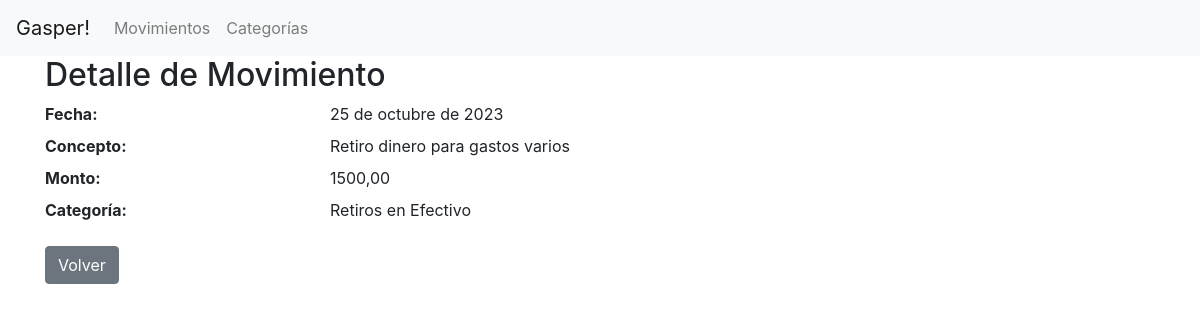
The app's page /app/movimientos/detalle/8/ with its own data.
### app/models.py (models this page shows, shortened)
class Movimiento(models.Model):
    fecha = models.DateField()
    concepto = models.CharField(max_length=200)
    monto = models.DecimalField(max_digits=10, decimal_places=2)
    categoria = models.ForeignKey(Categoria, on_delete=models.CASCADE)

class Categoria(models.Model):
    INGRESO = "I"
    EGRESO = "E"
    TIPO_CHOICES = [
        (INGRESO, "Ingreso"),
        (EGRESO, "Egreso"),
    ]
    nombre = models.CharField(max_length=100)
    tipo = models.CharField(max_length=1, choices=TIPO_CHOICES)
    categoria_padre = models.ForeignKey(
        "self", null=True, blank=True, on_delete=models.CASCADE
    )
    nivel_importancia = models.IntegerField(default=1)
    total = models.DecimalField(max_digits=10, decimal_places=2, default=0.00)
    def __str__(self):
        return self.nombre

### app/views.py (the view)
class DetalleMovimientoView(DetailView):
    model = Movimiento
    template_name = "app/detalle_movimiento.html"

### app/templates/app/detalle_movimiento.html
{% extends "app/base.html" %} {% block content %}
<h2>Detalle de Movimiento</h2>
<dl class="row">
  <dt class="col-sm-3">Fecha:</dt>
  <dd class="col-sm-9">{{ object.fecha }}</dd>
  <dt class="col-sm-3">Concepto:</dt>
  <dd class="col-sm-9">{{ object.concepto }}</dd>
  <dt class="col-sm-3">Monto:</dt>
  <dd class="col-sm-9">{{ object.monto }}</dd>
  <dt class="col-sm-3">Categoría:</dt>
  <dd class="col-sm-9">{{ object.categoria }}</dd>
</dl>
<a href="{% url 'app:ver_movimientos' %}" class="btn btn-secondary">Volver</a>
{% endblock %}

### records on screen
Movimiento: fecha "25 de octubre de 2023", concepto "Retiro dinero para gastos varios", monto "1500,00", categoria "Retiros en Efectivo"
